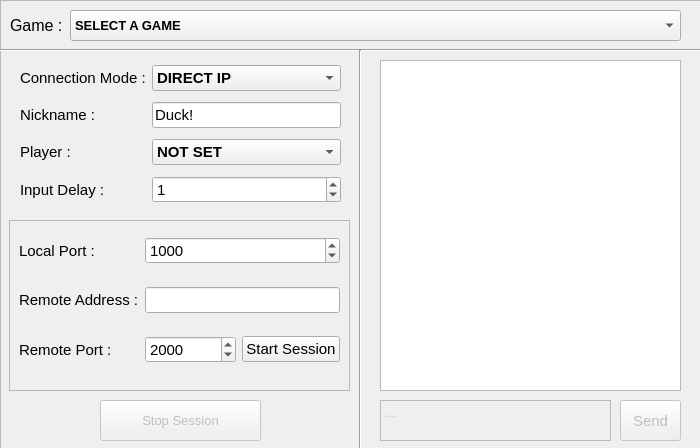
<?xml version="1.0" encoding="UTF-8"?>
<ui version="4.0">
 <class>NetplayWidget</class>
 <widget class="QDialog" name="NetplayWidget">
  <property name="geometry">
   <rect>
    <x>0</x>
    <y>0</y>
    <width>700</width>
    <height>448</height>
   </rect>
  </property>
  <property name="sizePolicy">
   <sizepolicy hsizetype="Fixed" vsizetype="Fixed">
    <horstretch>0</horstretch>
    <verstretch>0</verstretch>
   </sizepolicy>
  </property>
  <property name="font">
   <font>
    <kerning>true</kerning>
   </font>
  </property>
  <property name="windowTitle">
   <string>Dialog</string>
  </property>
  <property name="modal">
   <bool>false</bool>
  </property>
  <widget class="QFrame" name="frMain">
   <property name="geometry">
    <rect>
     <x>0</x>
     <y>0</y>
     <width>701</width>
     <height>461</height>
    </rect>
   </property>
   <property name="sizePolicy">
    <sizepolicy hsizetype="Expanding" vsizetype="Expanding">
     <horstretch>0</horstretch>
     <verstretch>0</verstretch>
    </sizepolicy>
   </property>
   <property name="minimumSize">
    <size>
     <width>701</width>
     <height>461</height>
    </size>
   </property>
   <property name="maximumSize">
    <size>
     <width>701</width>
     <height>461</height>
    </size>
   </property>
   <property name="frameShape">
    <enum>QFrame::StyledPanel</enum>
   </property>
   <property name="frameShadow">
    <enum>QFrame::Raised</enum>
   </property>
   <widget class="Line" name="line_2">
    <property name="geometry">
     <rect>
      <x>0</x>
      <y>40</y>
      <width>711</width>
      <height>20</height>
     </rect>
    </property>
    <property name="orientation">
     <enum>Qt::Horizontal</enum>
    </property>
   </widget>
   <widget class="QPlainTextEdit" name="tbNetplayChat">
    <property name="enabled">
     <bool>false</bool>
    </property>
    <property name="geometry">
     <rect>
      <x>380</x>
      <y>400</y>
      <width>231</width>
      <height>41</height>
     </rect>
    </property>
    <property name="font">
     <font>
      <pointsize>10</pointsize>
      <kerning>true</kerning>
     </font>
    </property>
    <property name="plainText">
     <string>...
</string>
    </property>
   </widget>
   <widget class="QPushButton" name="btnSendMsg">
    <property name="enabled">
     <bool>false</bool>
    </property>
    <property name="geometry">
     <rect>
      <x>620</x>
      <y>400</y>
      <width>61</width>
      <height>41</height>
     </rect>
    </property>
    <property name="font">
     <font>
      <pointsize>11</pointsize>
      <kerning>true</kerning>
     </font>
    </property>
    <property name="text">
     <string>Send</string>
    </property>
   </widget>
   <widget class="Line" name="line">
    <property name="geometry">
     <rect>
      <x>350</x>
      <y>50</y>
      <width>21</width>
      <height>411</height>
     </rect>
    </property>
    <property name="font">
     <font>
      <pointsize>9</pointsize>
      <italic>false</italic>
      <bold>false</bold>
      <underline>false</underline>
      <kerning>true</kerning>
     </font>
    </property>
    <property name="orientation">
     <enum>Qt::Vertical</enum>
    </property>
   </widget>
   <widget class="QListWidget" name="lwChatWindow">
    <property name="geometry">
     <rect>
      <x>380</x>
      <y>60</y>
      <width>301</width>
      <height>331</height>
     </rect>
    </property>
    <property name="font">
     <font>
      <pointsize>11</pointsize>
      <kerning>true</kerning>
     </font>
    </property>
    <property name="verticalScrollBarPolicy">
     <enum>Qt::ScrollBarAsNeeded</enum>
    </property>
    <property name="horizontalScrollBarPolicy">
     <enum>Qt::ScrollBarAlwaysOff</enum>
    </property>
    <item>
     <property name="text">
      <string/>
     </property>
    </item>
   </widget>
   <widget class="QFrame" name="frDirectIP">
    <property name="enabled">
     <bool>true</bool>
    </property>
    <property name="geometry">
     <rect>
      <x>9</x>
      <y>220</y>
      <width>341</width>
      <height>171</height>
     </rect>
    </property>
    <property name="autoFillBackground">
     <bool>true</bool>
    </property>
    <property name="frameShape">
     <enum>QFrame::StyledPanel</enum>
    </property>
    <property name="frameShadow">
     <enum>QFrame::Raised</enum>
    </property>
    <widget class="QWidget" name="formLayoutWidget">
     <property name="geometry">
      <rect>
       <x>10</x>
       <y>0</y>
       <width>321</width>
       <height>161</height>
      </rect>
     </property>
     <layout class="QGridLayout" name="gridLayout_2">
      <item row="2" column="1">
       <widget class="QSpinBox" name="sbRemotePort">
        <property name="font">
         <font>
          <pointsize>11</pointsize>
          <kerning>true</kerning>
         </font>
        </property>
        <property name="maximum">
         <number>65535</number>
        </property>
        <property name="singleStep">
         <number>1</number>
        </property>
        <property name="stepType">
         <enum>QAbstractSpinBox::DefaultStepType</enum>
        </property>
        <property name="value">
         <number>2000</number>
        </property>
       </widget>
      </item>
      <item row="1" column="1" colspan="2">
       <widget class="QLineEdit" name="leRemoteAddr">
        <property name="font">
         <font>
          <pointsize>11</pointsize>
          <kerning>true</kerning>
         </font>
        </property>
        <property name="text">
         <string/>
        </property>
       </widget>
      </item>
      <item row="0" column="0">
       <widget class="QLabel" name="lblLocalPort">
        <property name="font">
         <font>
          <pointsize>11</pointsize>
          <kerning>true</kerning>
         </font>
        </property>
        <property name="text">
         <string>Local Port :</string>
        </property>
       </widget>
      </item>
      <item row="1" column="0">
       <widget class="QLabel" name="lblRemoteAddr">
        <property name="font">
         <font>
          <pointsize>11</pointsize>
          <kerning>true</kerning>
         </font>
        </property>
        <property name="text">
         <string>Remote Address :</string>
        </property>
       </widget>
      </item>
      <item row="2" column="0">
       <widget class="QLabel" name="lblRemotePort">
        <property name="font">
         <font>
          <pointsize>11</pointsize>
          <kerning>true</kerning>
         </font>
        </property>
        <property name="text">
         <string>Remote Port :</string>
        </property>
       </widget>
      </item>
      <item row="2" column="2">
       <widget class="QPushButton" name="btnStartSession">
        <property name="enabled">
         <bool>true</bool>
        </property>
        <property name="font">
         <font>
          <pointsize>11</pointsize>
          <kerning>true</kerning>
         </font>
        </property>
        <property name="text">
         <string>Start Session</string>
        </property>
       </widget>
      </item>
      <item row="0" column="1" colspan="2">
       <widget class="QSpinBox" name="sbLocalPort">
        <property name="font">
         <font>
          <pointsize>11</pointsize>
          <kerning>true</kerning>
         </font>
        </property>
        <property name="maximum">
         <number>65535</number>
        </property>
        <property name="singleStep">
         <number>1</number>
        </property>
        <property name="stepType">
         <enum>QAbstractSpinBox::DefaultStepType</enum>
        </property>
        <property name="value">
         <number>1000</number>
        </property>
       </widget>
      </item>
     </layout>
    </widget>
   </widget>
   <widget class="QLabel" name="lblGame">
    <property name="geometry">
     <rect>
      <x>10</x>
      <y>10</y>
      <width>61</width>
      <height>31</height>
     </rect>
    </property>
    <property name="font">
     <font>
      <pointsize>12</pointsize>
      <kerning>true</kerning>
     </font>
    </property>
    <property name="text">
     <string>Game : </string>
    </property>
   </widget>
   <widget class="QComboBox" name="cbSelectedGame">
    <property name="geometry">
     <rect>
      <x>70</x>
      <y>10</y>
      <width>611</width>
      <height>31</height>
     </rect>
    </property>
    <property name="font">
     <font>
      <pointsize>10</pointsize>
      <bold>true</bold>
      <kerning>true</kerning>
     </font>
    </property>
    <property name="maxVisibleItems">
     <number>8</number>
    </property>
    <item>
     <property name="text">
      <string>SELECT A GAME</string>
     </property>
    </item>
   </widget>
   <widget class="QPushButton" name="btnStopSession">
    <property name="enabled">
     <bool>false</bool>
    </property>
    <property name="geometry">
     <rect>
      <x>100</x>
      <y>400</y>
      <width>161</width>
      <height>41</height>
     </rect>
    </property>
    <property name="font">
     <font>
      <pointsize>10</pointsize>
      <kerning>true</kerning>
     </font>
    </property>
    <property name="text">
     <string>Stop Session</string>
    </property>
   </widget>
   <widget class="QTabWidget" name="tabTraversal">
    <property name="enabled">
     <bool>true</bool>
    </property>
    <property name="geometry">
     <rect>
      <x>20</x>
      <y>220</y>
      <width>321</width>
      <height>171</height>
     </rect>
    </property>
    <property name="font">
     <font>
      <pointsize>11</pointsize>
      <kerning>true</kerning>
     </font>
    </property>
    <property name="currentIndex">
     <number>0</number>
    </property>
    <widget class="QWidget" name="tabJoin">
     <attribute name="title">
      <string>Join</string>
     </attribute>
     <widget class="QPushButton" name="btnTraversalJoin">
      <property name="geometry">
       <rect>
        <x>220</x>
        <y>60</y>
        <width>81</width>
        <height>31</height>
       </rect>
      </property>
      <property name="font">
       <font>
        <pointsize>11</pointsize>
        <kerning>true</kerning>
       </font>
      </property>
      <property name="text">
       <string>Join</string>
      </property>
     </widget>
     <widget class="QWidget" name="horizontalLayoutWidget_2">
      <property name="geometry">
       <rect>
        <x>10</x>
        <y>20</y>
        <width>291</width>
        <height>28</height>
       </rect>
      </property>
      <layout class="QHBoxLayout" name="horizontalLayout_2">
       <item>
        <widget class="QLabel" name="lblHostCode">
         <property name="enabled">
          <bool>true</bool>
         </property>
         <property name="font">
          <font>
           <pointsize>11</pointsize>
           <kerning>true</kerning>
          </font>
         </property>
         <property name="text">
          <string>Host Code :</string>
         </property>
        </widget>
       </item>
       <item>
        <widget class="QLineEdit" name="leHostCode">
         <property name="font">
          <font>
           <pointsize>11</pointsize>
           <kerning>true</kerning>
          </font>
         </property>
        </widget>
       </item>
      </layout>
     </widget>
    </widget>
    <widget class="QWidget" name="tabHost">
     <property name="font">
      <font>
       <pointsize>10</pointsize>
       <kerning>true</kerning>
      </font>
     </property>
     <attribute name="title">
      <string>Host</string>
     </attribute>
     <widget class="QPushButton" name="btnTraversalHost">
      <property name="geometry">
       <rect>
        <x>10</x>
        <y>20</y>
        <width>81</width>
        <height>31</height>
       </rect>
      </property>
      <property name="font">
       <font>
        <pointsize>11</pointsize>
        <kerning>true</kerning>
       </font>
      </property>
      <property name="text">
       <string>Host</string>
      </property>
     </widget>
     <widget class="QWidget" name="horizontalLayoutWidget">
      <property name="geometry">
       <rect>
        <x>10</x>
        <y>60</y>
        <width>281</width>
        <height>31</height>
       </rect>
      </property>
      <layout class="QHBoxLayout" name="horizontalLayout">
       <item>
        <widget class="QLabel" name="lblHostCode2">
         <property name="font">
          <font>
           <pointsize>11</pointsize>
           <kerning>true</kerning>
          </font>
         </property>
         <property name="text">
          <string>Host Code :</string>
         </property>
        </widget>
       </item>
       <item>
        <widget class="QLabel" name="lblHostCodeResult">
         <property name="font">
          <font>
           <pointsize>11</pointsize>
           <kerning>true</kerning>
          </font>
         </property>
         <property name="text">
          <string>XXXXXXXXX-</string>
         </property>
         <property name="textInteractionFlags">
          <set>Qt::LinksAccessibleByMouse|Qt::TextSelectableByMouse</set>
         </property>
        </widget>
       </item>
      </layout>
     </widget>
    </widget>
   </widget>
   <widget class="QWidget" name="gridLayoutWidget">
    <property name="geometry">
     <rect>
      <x>20</x>
      <y>60</y>
      <width>321</width>
      <height>151</height>
     </rect>
    </property>
    <layout class="QGridLayout" name="gridLayout">
     <item row="2" column="0">
      <widget class="QLabel" name="lblPlayer">
       <property name="font">
        <font>
         <pointsize>11</pointsize>
         <kerning>true</kerning>
        </font>
       </property>
       <property name="text">
        <string>Player :</string>
       </property>
      </widget>
     </item>
     <item row="2" column="1">
      <widget class="QComboBox" name="cbLocalPlayer">
       <property name="font">
        <font>
         <pointsize>11</pointsize>
         <bold>true</bold>
         <kerning>true</kerning>
        </font>
       </property>
       <item>
        <property name="text">
         <string>NOT SET</string>
        </property>
       </item>
       <item>
        <property name="text">
         <string>1</string>
        </property>
       </item>
       <item>
        <property name="text">
         <string>2</string>
        </property>
       </item>
      </widget>
     </item>
     <item row="3" column="0">
      <widget class="QLabel" name="lblInputDelay">
       <property name="font">
        <font>
         <pointsize>11</pointsize>
         <kerning>true</kerning>
        </font>
       </property>
       <property name="text">
        <string>Input Delay :</string>
       </property>
      </widget>
     </item>
     <item row="1" column="1">
      <widget class="QLineEdit" name="lePlayerName">
       <property name="font">
        <font>
         <pointsize>11</pointsize>
         <kerning>true</kerning>
        </font>
       </property>
       <property name="text">
        <string>Duck!</string>
       </property>
      </widget>
     </item>
     <item row="3" column="1">
      <widget class="QSpinBox" name="sbInputDelay">
       <property name="font">
        <font>
         <pointsize>11</pointsize>
         <kerning>true</kerning>
        </font>
       </property>
       <property name="maximum">
        <number>30</number>
       </property>
       <property name="singleStep">
        <number>1</number>
       </property>
       <property name="stepType">
        <enum>QAbstractSpinBox::DefaultStepType</enum>
       </property>
       <property name="value">
        <number>1</number>
       </property>
      </widget>
     </item>
     <item row="0" column="1">
      <widget class="QComboBox" name="cbConnMode">
       <property name="font">
        <font>
         <pointsize>11</pointsize>
         <bold>true</bold>
         <kerning>true</kerning>
        </font>
       </property>
       <item>
        <property name="text">
         <string>DIRECT IP</string>
        </property>
       </item>
       <item>
        <property name="text">
         <string>TRAVERSAL</string>
        </property>
       </item>
      </widget>
     </item>
     <item row="0" column="0">
      <widget class="QLabel" name="lblConnMode">
       <property name="font">
        <font>
         <pointsize>11</pointsize>
         <kerning>true</kerning>
        </font>
       </property>
       <property name="text">
        <string>Connection Mode :</string>
       </property>
      </widget>
     </item>
     <item row="1" column="0">
      <widget class="QLabel" name="lblPlayerName">
       <property name="font">
        <font>
         <pointsize>11</pointsize>
         <kerning>true</kerning>
        </font>
       </property>
       <property name="text">
        <string>Nickname : </string>
       </property>
      </widget>
     </item>
    </layout>
   </widget>
   <zorder>tabTraversal</zorder>
   <zorder>frDirectIP</zorder>
   <zorder>line_2</zorder>
   <zorder>tbNetplayChat</zorder>
   <zorder>btnSendMsg</zorder>
   <zorder>line</zorder>
   <zorder>lwChatWindow</zorder>
   <zorder>lblGame</zorder>
   <zorder>cbSelectedGame</zorder>
   <zorder>btnStopSession</zorder>
   <zorder>gridLayoutWidget</zorder>
  </widget>
 </widget>
 <resources/>
 <connections/>
</ui>
